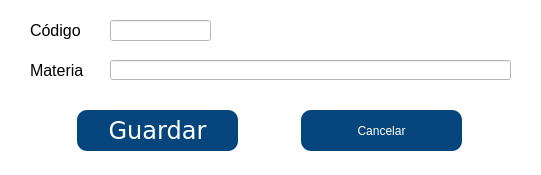
<?xml version="1.0" encoding="UTF-8"?>
<ui version="4.0">
 <class>Dialog</class>
 <widget class="QDialog" name="Dialog">
  <property name="windowModality">
   <enum>Qt::WindowModal</enum>
  </property>
  <property name="geometry">
   <rect>
    <x>0</x>
    <y>0</y>
    <width>541</width>
    <height>175</height>
   </rect>
  </property>
  <property name="minimumSize">
   <size>
    <width>541</width>
    <height>175</height>
   </size>
  </property>
  <property name="maximumSize">
   <size>
    <width>541</width>
    <height>175</height>
   </size>
  </property>
  <property name="windowTitle">
   <string>Materia</string>
  </property>
  <property name="styleSheet">
   <string notr="true">background-color: rgb(255, 255, 255);</string>
  </property>
  <property name="modal">
   <bool>true</bool>
  </property>
  <widget class="QLabel" name="label_2">
   <property name="geometry">
    <rect>
     <x>30</x>
     <y>60</y>
     <width>61</width>
     <height>21</height>
    </rect>
   </property>
   <property name="font">
    <font>
     <family>Tahoma</family>
     <pointsize>12</pointsize>
    </font>
   </property>
   <property name="text">
    <string>Materia</string>
   </property>
  </widget>
  <widget class="QLabel" name="label">
   <property name="geometry">
    <rect>
     <x>30</x>
     <y>20</y>
     <width>61</width>
     <height>21</height>
    </rect>
   </property>
   <property name="font">
    <font>
     <family>Tahoma</family>
     <pointsize>12</pointsize>
    </font>
   </property>
   <property name="text">
    <string>Código</string>
   </property>
  </widget>
  <widget class="QLineEdit" name="tx_materia">
   <property name="geometry">
    <rect>
     <x>110</x>
     <y>60</y>
     <width>401</width>
     <height>20</height>
    </rect>
   </property>
   <property name="font">
    <font>
     <family>Tahoma</family>
     <pointsize>12</pointsize>
    </font>
   </property>
   <property name="text">
    <string/>
   </property>
  </widget>
  <widget class="QLineEdit" name="tx_codigo">
   <property name="geometry">
    <rect>
     <x>110</x>
     <y>20</y>
     <width>101</width>
     <height>21</height>
    </rect>
   </property>
   <property name="font">
    <font>
     <family>Tahoma</family>
     <pointsize>12</pointsize>
    </font>
   </property>
   <property name="inputMask">
    <string/>
   </property>
   <property name="text">
    <string/>
   </property>
  </widget>
  <widget class="QWidget" name="horizontalLayoutWidget">
   <property name="geometry">
    <rect>
     <x>20</x>
     <y>110</y>
     <width>501</width>
     <height>41</height>
    </rect>
   </property>
   <layout class="QHBoxLayout" name="horizontalLayout">
    <item>
     <widget class="QPushButton" name="Bt_guardar">
      <property name="maximumSize">
       <size>
        <width>161</width>
        <height>41</height>
       </size>
      </property>
      <property name="font">
       <font>
        <family>Verdana</family>
        <pointsize>18</pointsize>
        <weight>50</weight>
        <italic>false</italic>
        <bold>false</bold>
       </font>
      </property>
      <property name="focusPolicy">
       <enum>Qt::NoFocus</enum>
      </property>
      <property name="styleSheet">
       <string notr="true">background-color: rgb(7, 70, 124);
font: 18pt &quot;Verdana&quot;;
border-radius: 10px;
color: rgb(255, 255, 255);</string>
      </property>
      <property name="text">
       <string>Guardar</string>
      </property>
     </widget>
    </item>
    <item>
     <widget class="QPushButton" name="Bt_cancelar">
      <property name="maximumSize">
       <size>
        <width>161</width>
        <height>41</height>
       </size>
      </property>
      <property name="focusPolicy">
       <enum>Qt::NoFocus</enum>
      </property>
      <property name="styleSheet">
       <string notr="true">background-color: rgb(7, 70, 124);
font: 18pt &quot;Verdana&quot;;
border-radius: 10px;
color: rgb(255, 255, 255);</string>
      </property>
      <property name="text">
       <string>Cancelar</string>
      </property>
     </widget>
    </item>
   </layout>
  </widget>
 </widget>
 <tabstops>
  <tabstop>tx_codigo</tabstop>
  <tabstop>tx_materia</tabstop>
 </tabstops>
 <resources/>
 <connections/>
</ui>
